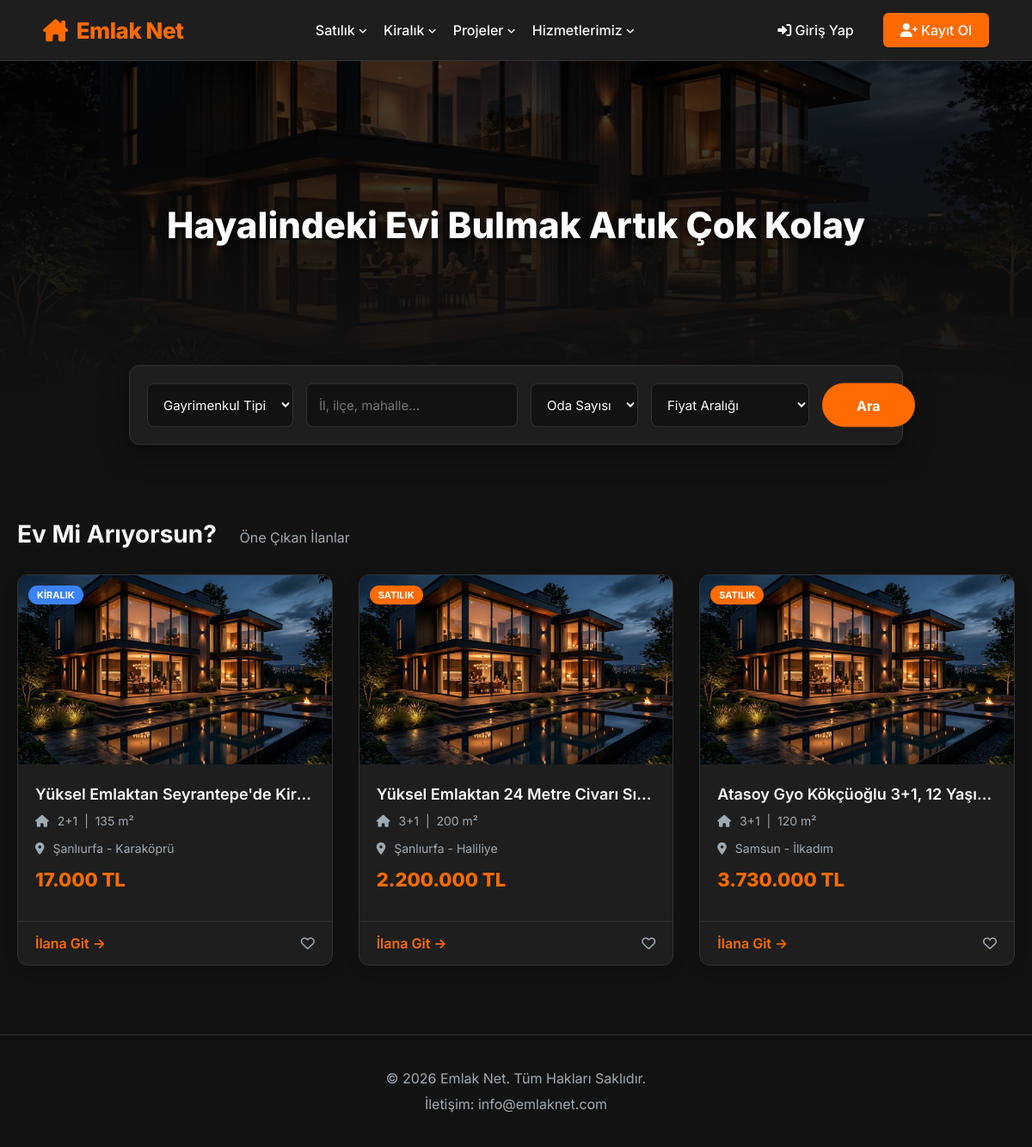
The page / on the database its author committed.
### tables this page shows
CREATE TABLE IF NOT EXISTS site_ayarlari (
    id               INT PRIMARY KEY DEFAULT 1,
    site_basligi     VARCHAR(150) DEFAULT 'Emlak Net',
    site_slogani     VARCHAR(255) DEFAULT 'Hayalindeki Evi Bulmak Artık Çok Kolay',
    arkaplan_rengi   VARCHAR(20)  DEFAULT '#121212',
    arkaplan_resmi   VARCHAR(255) DEFAULT 'assets/images/hero-bg.jpg',
    iletisim_telefon VARCHAR(20)  DEFAULT '0850 123 45 67',
    iletisim_eposta  VARCHAR(100) DEFAULT 'info@emlaknet.com'
);

CREATE TABLE ilanlar (
    id             INT AUTO_INCREMENT PRIMARY KEY,
    satici_id      INT          NOT NULL,                          
    baslik         VARCHAR(255) NOT NULL,
    aciklama       TEXT         DEFAULT NULL,
    fiyat          DECIMAL(12,2) NOT NULL,
    kategori       ENUM('satilik','kiralik') NOT NULL,             
    tip            ENUM('konut','arsa','isyeri','arazi','turistik','gunluk') DEFAULT 'konut',
    oda_sayisi     VARCHAR(20)  DEFAULT NULL,                      
    metrekare      INT          DEFAULT NULL,
    il             VARCHAR(100) DEFAULT NULL,
    ilce           VARCHAR(100) DEFAULT NULL,
    adres          VARCHAR(255) DEFAULT NULL,
    resim_yolu     VARCHAR(255) DEFAULT 'assets/images/default.jpg',
    durum          ENUM('aktif','pasif','beklemede') DEFAULT 'aktif',
    eklenme_tarihi TIMESTAMP    DEFAULT CURRENT_TIMESTAMP,
    FOREIGN KEY (satici_id) REFERENCES saticilar(id) ON DELETE CASCADE
);

### config/db.php (called while the page is built, shortened)
<?php
$host     = 'localhost';
$dbname   = 'emlak_sitesi';
$username = 'root';
$password = '';
try {
    $db = new PDO("mysql:host=$host;dbname=$dbname;charset=utf8mb4", $username, $password);
    $db->setAttribute(PDO::ATTR_ERRMODE, PDO::ERRMODE_EXCEPTION);
    $db->setAttribute(PDO::ATTR_DEFAULT_FETCH_MODE, PDO::FETCH_ASSOC);
} catch(PDOException $e) {
    die("Veritabanı bağlantı hatası: " . $e->getMessage());
}
$aktifKullanici = $_SESSION['kullanici'] ?? null;
try {
    $siteAyarlari = $db->query("SELECT * FROM site_ayarlari WHERE id = 1")->fetch();
} catch (Exception $e) {
    $siteAyarlari = [
        'site_basligi' => 'Emlak Net',
        'site_slogani' => 'Hayalindeki Evi Bulmak Artık Çok Kolay',
        'arkaplan_rengi' => '#121212',
        'arkaplan_resmi' => 'assets/images/hero-bg.jpg'
    ];
}
?>

### index.php (the view, shortened to what this page needs)
<?php
require_once 'includes/header.php';
$where = ["i.durum = 'aktif'"];
$params = [];
$whereClause = implode(" AND ", $where);
try {
    $stmt = $db->prepare("
        SELECT i.*, s.ad_soyad AS satici_adi, s.telefon AS satici_tel
        FROM ilanlar i
        LEFT JOIN saticilar s ON i.satici_id = s.id
        WHERE $whereClause
        ORDER BY i.id DESC
        LIMIT 20
    ");
    $stmt->execute($params);
    $ilanlar = $stmt->fetchAll();
} catch (PDOException $e) {
    $ilanlar = [];
}
?>
<section class="hero">
    <div class="hero-content">
        <h1><?= htmlspecialchars($siteAyarlari['site_slogani'] ?? 'Hayalindeki Evi Bulmak Artık Çok Kolay') ?></h1>
    </div>
</section>
<form action="index.php" method="GET" class="search-box">
    <select name="tip">
        <option value="">Gayrimenkul Tipi</option>
    </select>
    <input type="text" name="keyword" placeholder="İl, ilçe, mahalle..." value="<?= htmlspecialchars($_GET['keyword']??'') ?>">
    <select name="oda">
        <option value="">Oda Sayısı</option>
    </select>
    <select name="fiyat_araligi">
        <option value="">Fiyat Aralığı</option>
    </select>
    <button type="submit" class="btn-primary" style="padding: 0 40px; border-radius: 40px; font-size: 16px;">Ara</button>
</form>
<div class="container">
    <h2 class="section-title">Ev Mi Arıyorsun? <span style="font-size: 16px; color: var(--text-muted); font-weight: normal; margin-left: 20px;">Öne Çıkan İlanlar</span></h2>
    <div class="listings-grid">
        <?php if(empty($ilanlar)): ?>
            <p>Henüz ilan bulunmamaktadır veya veritabanı kurulmamıştır.</p>
        <?php else: ?>
            <?php foreach($ilanlar as $ilan): ?>
            <div class="card">
                <a href="ilan_detay.php?id=<?= $ilan['id'] ?>" style="display:block; color:inherit;">
                    <div style="position:relative;">
                        <img src="<?= htmlspecialchars($ilan['resim_yolu']) ?>" alt="<?= htmlspecialchars($ilan['baslik']) ?>" class="card-img" onerror="this.src='https://placehold.co/400x260/1e1e1e/ff6b00?text=Resim+Yok'">
                        <span style="position:absolute;top:12px;left:12px;background:<?= $ilan['kategori']==='satilik'?'#ff6b00':'#3b82f6' ?>;color:#fff;font-size:11px;font-weight:700;padding:4px 10px;border-radius:20px;text-transform:uppercase;">
                            <?= $ilan['kategori'] === 'satilik' ? 'Satılık' : 'Kiralık' ?>
                        </span>
                    </div>
                    <div class="card-body">
                        <div class="card-title"><?= htmlspecialchars($ilan['baslik']) ?></div>
                        <div class="card-info">
                            <i class="fa-solid fa-house"></i>
                            <?= htmlspecialchars($ilan['oda_sayisi'] ?? '—') ?> &nbsp;|&nbsp; <?= htmlspecialchars($ilan['metrekare'] ?? '—') ?> m²
                        </div>
                        <div class="card-info">
                            <i class="fa-solid fa-location-dot"></i>
                            <?= htmlspecialchars(($ilan['il'] ?? '') . ($ilan['ilce'] ? ' - ' . $ilan['ilce'] : '')) ?>
                        </div>
                        <div class="card-price"><?= number_format($ilan['fiyat'], 0, ',', '.') ?> TL</div>
                    </div>
                </a>
                <div class="card-action" style="padding: 15px 20px; border-top: 1px solid var(--border-color); display: flex; justify-content: space-between; align-items: center;">
                    <a href="ilan_detay.php?id=<?= $ilan['id'] ?>" style="color: var(--primary-color); font-weight: 600;">İlana Git →</a>
                    <i class="fa-regular fa-heart" style="cursor:pointer; color: var(--text-muted);" title="Favorilere Ekle" onclick="this.classList.toggle('fa-solid'); this.classList.toggle('fa-regular'); this.style.color = this.classList.contains('fa-solid') ? '#ff3333' : 'var(--text-muted)';"></i>
                </div>
            </div>
            <?php endforeach; ?>
        <?php endif; ?>
    </div>
</div>
<?php
require_once 'includes/footer.php';
?>

### includes/header.php (shortened to what this page needs)
<?php
require_once __DIR__ . '/../config/db.php';
?>
<!DOCTYPE html>
<html lang="tr">
<head>
    <link rel="stylesheet" href="https://cdnjs.cloudflare.com/ajax/libs/font-awesome/6.0.0/css/all.min.css">
    <link rel="stylesheet" href="assets/css/style.css">
</head>
<body>
<header class="header">
    <a href="/index.php" class="logo">
        <i class="fa-solid fa-house-chimney"></i>
        Emlak Net
    </a>
    <nav class="header-menu">
        <div class="nav-dropdown">
            <a href="#">Satılık <i class="fa-solid fa-angle-down"></i></a>
        </div>
        <div class="nav-dropdown">
            <a href="#">Kiralık <i class="fa-solid fa-angle-down"></i></a>
        </div>
        <div class="nav-dropdown">
            <a href="#">Projeler <i class="fa-solid fa-angle-down"></i></a>
        </div>
        <div class="nav-dropdown">
            <a href="#">Hizmetlerimiz <i class="fa-solid fa-angle-down"></i></a>
        </div>
    </nav>
    <div class="header-menu" style="align-items:center;">
        <?php if ($aktifKullanici): ?>
            <div class="dropdown">
                <div class="avatar-btn">
                    <div class="avatar-icon"><?= strtoupper(mb_substr($aktifKullanici['kullanici_adi'], 0, 1)) ?></div>
                    <?= htmlspecialchars($aktifKullanici['kullanici_adi']) ?>
                    <span class="rol-badge <?= $aktifKullanici['rol'] ?>">
                        <?= $aktifKullanici['rol'] === 'admin' ? 'Admin' : ($aktifKullanici['rol'] === 'satici' ? 'Satıcı' : 'Alıcı') ?>
                    </span>
                    <i class="fa-solid fa-angle-down" style="font-size:12px;"></i>
                </div>
                <div class="dropdown-menu">
                    <?php if ($aktifKullanici['rol'] === 'admin'): ?>
                        <a href="/admin/index.php"><i class="fa-solid fa-gauge"></i> Admin Paneli</a>
                        <hr>
                    <?php elseif ($aktifKullanici['rol'] === 'satici'): ?>
                        <a href="/panels/seller/index.php"><i class="fa-solid fa-store"></i> Satıcı Panelim</a>
                        <a href="/panels/seller/add_listing.php"><i class="fa-solid fa-plus"></i> İlan Ekle</a>
                        <hr>
                    <?php else: ?>
                        <a href="/panels/buyer/index.php"><i class="fa-solid fa-user"></i> Profilim</a>
                        <a href="/panels/buyer/favorites.php"><i class="fa-solid fa-heart"></i> Favorilerim</a>
                        <hr>
                    <?php endif; ?>
                    <a href="/auth/logout.php" class="danger"><i class="fa-solid fa-right-from-bracket"></i> Çıkış Yap</a>
                </div>
            </div>
            <a href="#" class="btn-primary" style="margin-left:10px;">
                <i class="fa-solid fa-plus"></i> Ücretsiz İlan Ver
            </a>
        <?php else: ?>
            <a href="/auth/login.php" style="color:#f8f9fa; font-weight:500; padding: 8px 14px;">
                <i class="fa-solid fa-right-to-bracket"></i> Giriş Yap
            </a>
            <a href="/auth/register.php" class="btn-primary">
                <i class="fa-solid fa-user-plus"></i> Kayıt Ol
            </a>
        <?php endif; ?>
    </div>
</header>

### includes/footer.php (shortened to what this page needs)
<footer style="background: var(--white); padding: 40px 20px; text-align: center; border-top: 1px solid var(--border-color); margin-top: 40px; color: var(--text-muted);">
    <p>&copy; <?= date('Y') ?> <?= htmlspecialchars($siteAyarlari['site_basligi'] ?? 'Emlak Sitesi') ?>. Tüm Hakları Saklıdır.</p>
    <p style="margin-top: 10px;">İletişim: <?= htmlspecialchars($siteAyarlari['iletisim_eposta'] ?? 'info@ornek.com') ?></p>
</footer>
</body>
</html>

### assets/css/style.css (style rules this page uses)
:root { --primary-color: #ff6b00; --primary-hover: #e65c00; --text-dark: #f8f9fa; --text-muted: #a0aab2; --bg-light: #121212; --bg-surface: #1e1e1e; --border-color: #333333; }
* { margin: 0; padding: 0; box-sizing: border-box; font-family: 'Inter', -apple-system, BlinkMacSystemFont, 'Segoe UI', Roboto, Helvetica, Arial, sans-serif; }
body { background-color: var(--bg-light); color: var(--text-dark); }
a { text-decoration: none; color: inherit; transition: color 0.3s; }
.header { background: var(--bg-surface); padding: 15px 50px; display: flex; justify-content: space-between; align-items: center; border-bottom: 1px solid var(--border-color); }
.header .logo { font-size: 26px; font-weight: 800; color: var(--primary-color); display: flex; align-items: center; gap: 10px; letter-spacing: -0.5px; }
.header-menu { display: flex; gap: 20px; }
.header-menu a { font-weight: 500; color: var(--text-dark); }
.btn-primary { background-color: var(--primary-color); color: #fff; padding: 10px 20px; border-radius: 6px; font-weight: bold; transition: all 0.3s ease; border: none; cursor: pointer; }
.hero { position: relative; background: url('../images/hero-bg.jpg') center/cover no-repeat; height: 400px; display: flex; flex-direction: column; align-items: center; justify-content: center; text-align: center; color: #fff; background-color: #1a1a1a; }
.hero::before { content: ''; position: absolute; top: 0; left: 0; right: 0; bottom: 0; background: linear-gradient(to bottom, rgba(0,0,0,0.7), rgba(18,18,18,1)); z-index: 1; }
.hero-content { position: relative; z-index: 2; }
.hero h1 { font-size: 42px; font-weight: 800; margin-bottom: 20px; text-shadow: 2px 2px 8px rgba(0,0,0,0.8); color: #fff; }
.search-box { background: var(--bg-surface); padding: 20px; border-radius: 12px; box-shadow: 0 10px 30px rgba(0,0,0,0.5); display: flex; gap: 15px; max-width: 900px; margin: 0 auto; position: relative; z-index: 3; transform: translateY(-50%); border: 1px solid var(--border-color); }
.search-box select, .search-box input { padding: 14px; background-color: var(--bg-light); color: var(--text-dark); border: 1px solid var(--border-color); border-radius: 8px; flex: 1; outline: none; font-size: 15px; transition: border-color 0.3s; }
.container { max-width: 1200px; margin: 0 auto; padding: 40px 20px; }
.section-title { font-size: 28px; margin-bottom: 30px; color: var(--text-dark); font-weight: 700; }
.listings-grid { display: grid; grid-template-columns: repeat(auto-fill, minmax(280px, 1fr)); gap: 30px; }
.card { background: var(--bg-surface); border-radius: 12px; overflow: hidden; box-shadow: 0 4px 15px rgba(0,0,0,0.2); transition: transform 0.3s, box-shadow 0.3s; border: 1px solid var(--border-color); }
.card-img { height: 220px; width: 100%; object-fit: cover; background-color: #2a2a2a; }
.card-body { padding: 20px; }
.card-title { font-size: 18px; font-weight: 600; margin-bottom: 12px; white-space: nowrap; overflow: hidden; text-overflow: ellipsis; color: var(--text-dark); }
.card-info { color: var(--text-muted); font-size: 14px; margin-bottom: 15px; display: flex; gap: 10px; align-items: center; }
.card-price { font-size: 22px; font-weight: 800; color: var(--primary-color); margin-bottom: 15px; }
.card-action { display: flex; justify-content: space-between; align-items: center; border-top: 1px solid var(--border-color); padding-top: 15px; color: var(--primary-color); font-weight: 600; }
.card-action a { color: var(--primary-color); }

### rows shown on the page
site_ayarlari: site_slogani "Hayalindeki Evi Bulmak Artık Çok Kolay", site_basligi "Emlak Net", iletisim_eposta "info@emlaknet.com"
ilanlar: resim_yolu (picture), kategori "KIRALIK", baslik "Yüksel Emlaktan Seyrantepe'de Kir…", oda_sayisi "2+1", metrekare "135", il+ilce "Şanlıurfa - Karaköprü", fiyat "17.000"
ilanlar: resim_yolu (picture), kategori "SATILIK", baslik "Yüksel Emlaktan 24 Metre Civarı Sı…", oda_sayisi "3+1", metrekare "200", il+ilce "Şanlıurfa - Haliliye", fiyat "2.200.000"
ilanlar: resim_yolu (picture), kategori "SATILIK", baslik "Atasoy Gyo Kökçüoğlu 3+1, 12 Yaşı…", oda_sayisi "3+1", metrekare "120", il+ilce "Samsun - İlkadım", fiyat "3.730.000"
